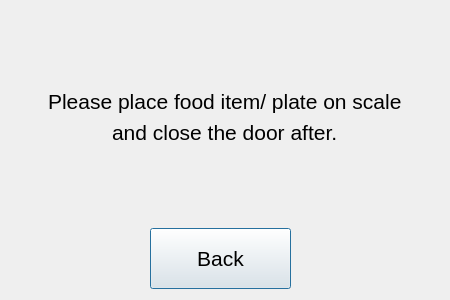
<?xml version="1.0" encoding="UTF-8"?>
<ui version="4.0">
 <class>placeFood</class>
 <widget class="QDialog" name="placeFood">
  <property name="geometry">
   <rect>
    <x>0</x>
    <y>0</y>
    <width>450</width>
    <height>300</height>
   </rect>
  </property>
  <property name="windowTitle">
   <string>placeFood</string>
  </property>
  <layout class="QGridLayout" name="gridLayout">
   <item row="0" column="0">
    <spacer name="verticalSpacer_2">
     <property name="orientation">
      <enum>Qt::Vertical</enum>
     </property>
     <property name="sizeHint" stdset="0">
      <size>
       <width>20</width>
       <height>63</height>
      </size>
     </property>
    </spacer>
   </item>
   <item row="1" column="0">
    <layout class="QHBoxLayout" name="horizontalLayout">
     <item>
      <spacer name="horizontalSpacer_3">
       <property name="orientation">
        <enum>Qt::Horizontal</enum>
       </property>
       <property name="sizeHint" stdset="0">
        <size>
         <width>68</width>
         <height>20</height>
        </size>
       </property>
      </spacer>
     </item>
     <item>
      <widget class="QLabel" name="label_2">
       <property name="font">
        <font>
         <family>Helvetica Neue</family>
         <pointsize>16</pointsize>
        </font>
       </property>
       <property name="text">
        <string>Please place food item/ plate on scale</string>
       </property>
      </widget>
     </item>
     <item>
      <spacer name="horizontalSpacer_2">
       <property name="orientation">
        <enum>Qt::Horizontal</enum>
       </property>
       <property name="sizeHint" stdset="0">
        <size>
         <width>68</width>
         <height>20</height>
        </size>
       </property>
      </spacer>
     </item>
    </layout>
   </item>
   <item row="2" column="0">
    <layout class="QHBoxLayout" name="horizontalLayout_2">
     <item>
      <spacer name="horizontalSpacer">
       <property name="orientation">
        <enum>Qt::Horizontal</enum>
       </property>
       <property name="sizeHint" stdset="0">
        <size>
         <width>118</width>
         <height>20</height>
        </size>
       </property>
      </spacer>
     </item>
     <item>
      <widget class="QLabel" name="label">
       <property name="font">
        <font>
         <family>Helvetica Neue</family>
         <pointsize>16</pointsize>
        </font>
       </property>
       <property name="text">
        <string>and close the door after.</string>
       </property>
      </widget>
     </item>
     <item>
      <spacer name="horizontalSpacer_4">
       <property name="orientation">
        <enum>Qt::Horizontal</enum>
       </property>
       <property name="sizeHint" stdset="0">
        <size>
         <width>118</width>
         <height>20</height>
        </size>
       </property>
      </spacer>
     </item>
    </layout>
   </item>
   <item row="3" column="0">
    <spacer name="verticalSpacer">
     <property name="orientation">
      <enum>Qt::Vertical</enum>
     </property>
     <property name="sizeHint" stdset="0">
      <size>
       <width>20</width>
       <height>62</height>
      </size>
     </property>
    </spacer>
   </item>
   <item row="4" column="0">
    <layout class="QHBoxLayout" name="horizontalLayout_3">
     <item>
      <spacer name="horizontalSpacer_5">
       <property name="orientation">
        <enum>Qt::Horizontal</enum>
       </property>
       <property name="sizeHint" stdset="0">
        <size>
         <width>138</width>
         <height>20</height>
        </size>
       </property>
      </spacer>
     </item>
     <item>
      <widget class="QPushButton" name="btn_back">
       <property name="minimumSize">
        <size>
         <width>141</width>
         <height>61</height>
        </size>
       </property>
       <property name="font">
        <font>
         <family>Helvetica Neue</family>
         <pointsize>16</pointsize>
        </font>
       </property>
       <property name="text">
        <string>Back</string>
       </property>
      </widget>
     </item>
     <item>
      <spacer name="horizontalSpacer_6">
       <property name="orientation">
        <enum>Qt::Horizontal</enum>
       </property>
       <property name="sizeHint" stdset="0">
        <size>
         <width>148</width>
         <height>20</height>
        </size>
       </property>
      </spacer>
     </item>
    </layout>
   </item>
  </layout>
 </widget>
 <layoutdefault spacing="6" margin="11"/>
 <resources/>
 <connections/>
</ui>
